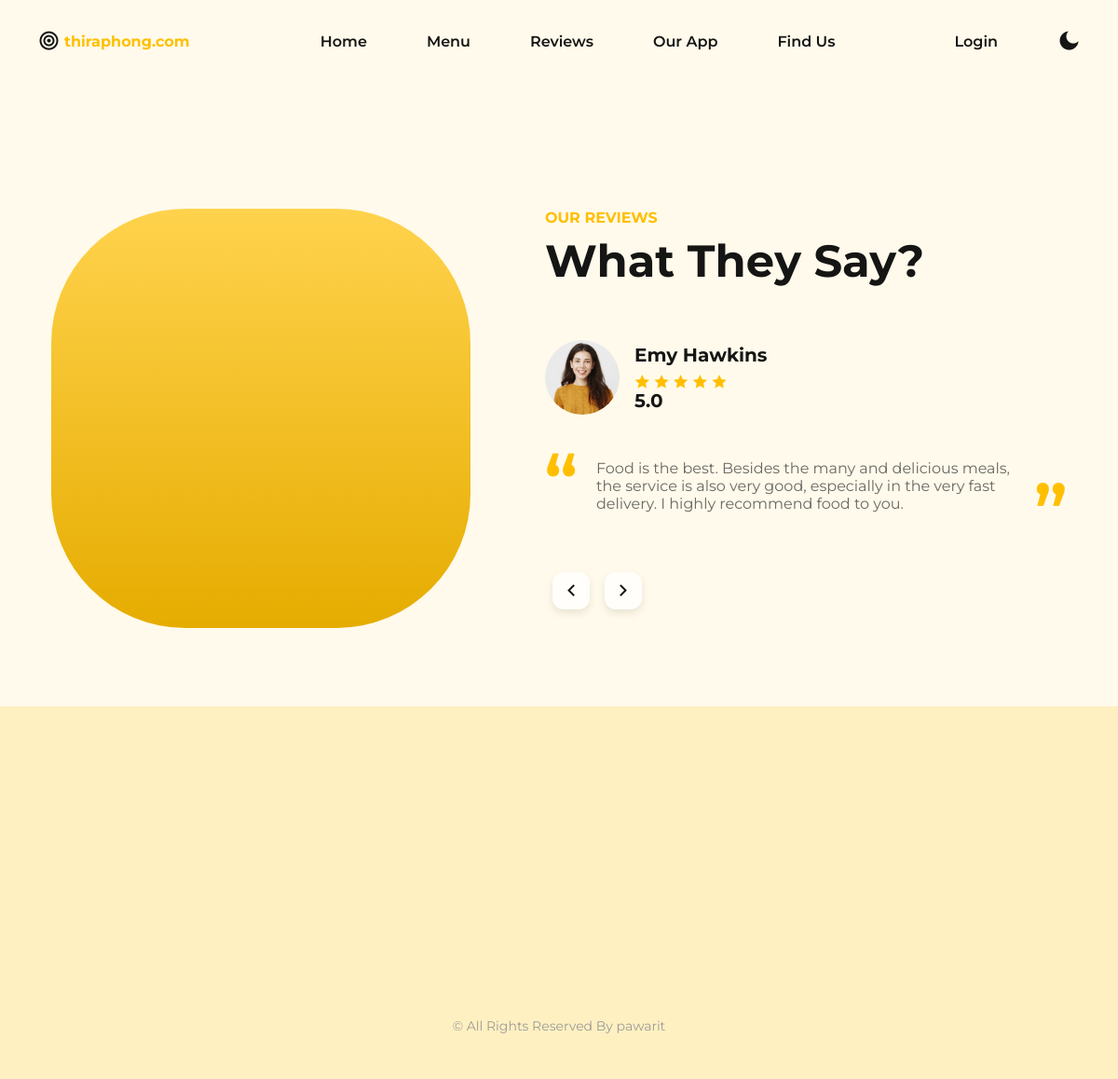
Screenshot of /reviews.php with the database file from the repository.
### tables this page shows
CREATE TABLE `tbl_company` (
  `c_id` int(11) NOT NULL,
  `c_logo` text NOT NULL DEFAULT '<i class="ri-bowl-fill"></i>',
  `c_name` varchar(256) NOT NULL
);

CREATE TABLE `tbl_reviews` (
  `r_id` int(11) NOT NULL,
  `r_img` text NOT NULL DEFAULT 'reviews-img-1.png',
  `r_name` varchar(255) NOT NULL,
  `r_number` varchar(255) NOT NULL,
  `r_comment` text NOT NULL
);

### reviews.php (the view, shortened to what this page needs)
<?php include('include/head.php') ?>
   <body>
<?php include('include/navbar.php') ?>
      <main class="main">
<?php
  $sql_r = "SELECT * FROM tbl_reviews";
  $result_r = mysqli_query($conn, $sql_r);
?>
      <section class="reviews section" id="reviews">
            <div class="reviews__container container grid">
               <div class="reviews__content">
                   <h4 class="section__subtitle">OUR REVIEWS</h4>
                   <h2 class="section__title">What They Say?</h2>
                   <div class="reviews__swiper swiper">
                     <div class="swiper-wrapper">
                     <?php while ($row_r = mysqli_fetch_assoc ($result_r)) { ?>
                     <article class="reviews__card swiper-slide">
                           <div class="reviews__profile">
                              <img src="assets/img/<?= $row_r['r_img'] ?>" alt="image" class="reviews__photo">
                              <div class="reviews__data">
                                 <h3 class="reviews__name"><?= $row_r['r_name'] ?></h3>
                                 <div class="reviews__ratting">
                                    <div class="reviews__stars">
                                       <i class="ri-star-fill"></i>
                                       <i class="ri-star-fill"></i>
                                       <i class="ri-star-fill"></i>
                                       <i class="ri-star-fill"></i>
                                       <i class="ri-star-fill"></i>
                                    </div>
                                    <h3 class="reviews__number"><?= $row_r['r_number'] ?></h3>
                                 </div>
                              </div>
                           </div>
                           <p class="reviews__comment">
                               <?= $row_r['r_comment'] ?>
                           </p>
                        </article>
                         <?php } ?>
                     </div>
                      <div class="swiper-button-prev">
                           <i class="ri-arrow-left-s-line"></i>
                      </div>
                      <div class="swiper-button-next">
                           <i class="ri-arrow-right-s-line"></i>
                      </div>
                   </div>
               </div>
               <div class="reviews__image">
               </div>
            </div>
         </section>
      </main>
<?php include('include/footer.php') ?>
   </body>
</html>

### include/head.php (shortened to what this page needs)
<!DOCTYPE html>
   <html lang="en">
   <head>
      <link rel="stylesheet" href="https://cdnjs.cloudflare.com/ajax/libs/remixicon/4.6.0/remixicon.min.css">
      <link rel="stylesheet" href="assets/css/swiper-bundle.min.css" >
      <link rel="stylesheet" href="assets/css/styles.css" >
</head>

### include/navbar.php (shortened to what this page needs)
  <?php
  $sql_c = "SELECT * FROM tbl_company";
  $result_c = mysqli_query($conn, $sql_c);
  ?>
      <header class="header" id="header">
         <nav class="nav container">
            <a href="#" class="nav__logo">
<?php while ($row_c = mysqli_fetch_assoc ($result_c)) { ?>
      <?= $row_c['c_logo'] ?> <span><?= $row_c['c_name']?></span>
<?php } ?>
            </a>
            <div class="nav__menu" id="nav-menu">
                 <ul class="nav__list">
                  <li>
                     <a href="index.php#home" class="nav__link">Home</a>
                  </li>
                  <li>
                     <a href="Menu.php#menu" class="nav__link">Menu</a>
                  </li>
                  <li>
                     <a href="Reviews.php#reviews" class="nav__link">Reviews</a>
                  </li>
                  <li>
                     <a href="Ourapp.php#app" class="nav__link">Our App</a>
                  </li>
                  <li>
                     <a href="Findus.php#map" class="nav__link">Find Us</a>
                  </li>
                  <li>
                  <?php  if (isset($me_id)) { ?>
                     <li>
                        <a href="member/dashboard.php?me_id=<?= $me_id ?>" class="nav__link"><?= $me_name ?></a>
                     </li>
                     <li>
                        <a href="check/logout.php" class="nav__link">Logout</a>
                     </li>
                  <?php } else { ?>
                     <li>
                        <a href="login-form.php" class="nav__link">Login</a>
                     </li>
                  <?php } ?>
                  </li>
                  </ul>
                  <i class="ri-moon-fill nav__theme" id="theme-button"></i>
            </div>
         </nav>
      </header>

### include/footer.php (shortened to what this page needs)
<footer class="footer">
   <div class="footer__container container grid">
      <div class="footer__content grid">
      </div>
   </div>
   <span class="footer__copy">
       &#169; All Rights Reserved By pawarit
   </span>
</footer>

### rows the page displays
tbl_company: c_name "thiraphong.com"
tbl_reviews: r_img (picture), r_name "Emy Hawkins", r_number "5.0", r_comment "Food is the best. Besides the many and delicious meals, the service is also very good, especially in the very fast delivery. I highly recommend food to you."
